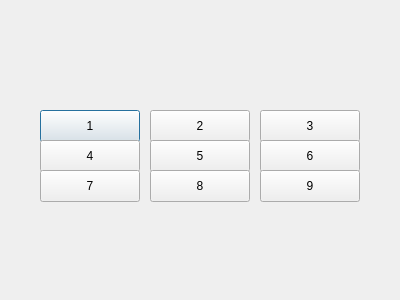
<?xml version="1.0" encoding="UTF-8"?>
<ui version="4.0">
 <class>numPad</class>
 <widget class="QDialog" name="numPad">
  <property name="geometry">
   <rect>
    <x>0</x>
    <y>0</y>
    <width>400</width>
    <height>300</height>
   </rect>
  </property>
  <property name="windowTitle">
   <string>Dialog</string>
  </property>
  <widget class="QPushButton" name="button1">
   <property name="geometry">
    <rect>
     <x>40</x>
     <y>110</y>
     <width>100</width>
     <height>32</height>
    </rect>
   </property>
   <property name="text">
    <string>1</string>
   </property>
  </widget>
  <widget class="QPushButton" name="button2">
   <property name="geometry">
    <rect>
     <x>150</x>
     <y>110</y>
     <width>100</width>
     <height>32</height>
    </rect>
   </property>
   <property name="text">
    <string>2</string>
   </property>
  </widget>
  <widget class="QPushButton" name="button3">
   <property name="geometry">
    <rect>
     <x>260</x>
     <y>110</y>
     <width>100</width>
     <height>32</height>
    </rect>
   </property>
   <property name="text">
    <string>3</string>
   </property>
  </widget>
  <widget class="QPushButton" name="button4">
   <property name="geometry">
    <rect>
     <x>40</x>
     <y>140</y>
     <width>100</width>
     <height>32</height>
    </rect>
   </property>
   <property name="text">
    <string>4</string>
   </property>
  </widget>
  <widget class="QPushButton" name="button5">
   <property name="geometry">
    <rect>
     <x>150</x>
     <y>140</y>
     <width>100</width>
     <height>32</height>
    </rect>
   </property>
   <property name="text">
    <string>5</string>
   </property>
  </widget>
  <widget class="QPushButton" name="button6">
   <property name="geometry">
    <rect>
     <x>260</x>
     <y>140</y>
     <width>100</width>
     <height>32</height>
    </rect>
   </property>
   <property name="text">
    <string>6</string>
   </property>
  </widget>
  <widget class="QPushButton" name="button7">
   <property name="geometry">
    <rect>
     <x>40</x>
     <y>170</y>
     <width>100</width>
     <height>32</height>
    </rect>
   </property>
   <property name="text">
    <string>7</string>
   </property>
  </widget>
  <widget class="QPushButton" name="button8">
   <property name="geometry">
    <rect>
     <x>150</x>
     <y>170</y>
     <width>100</width>
     <height>32</height>
    </rect>
   </property>
   <property name="text">
    <string>8</string>
   </property>
  </widget>
  <widget class="QPushButton" name="button9">
   <property name="geometry">
    <rect>
     <x>260</x>
     <y>170</y>
     <width>100</width>
     <height>32</height>
    </rect>
   </property>
   <property name="text">
    <string>9</string>
   </property>
  </widget>
 </widget>
 <resources/>
 <connections/>
</ui>
